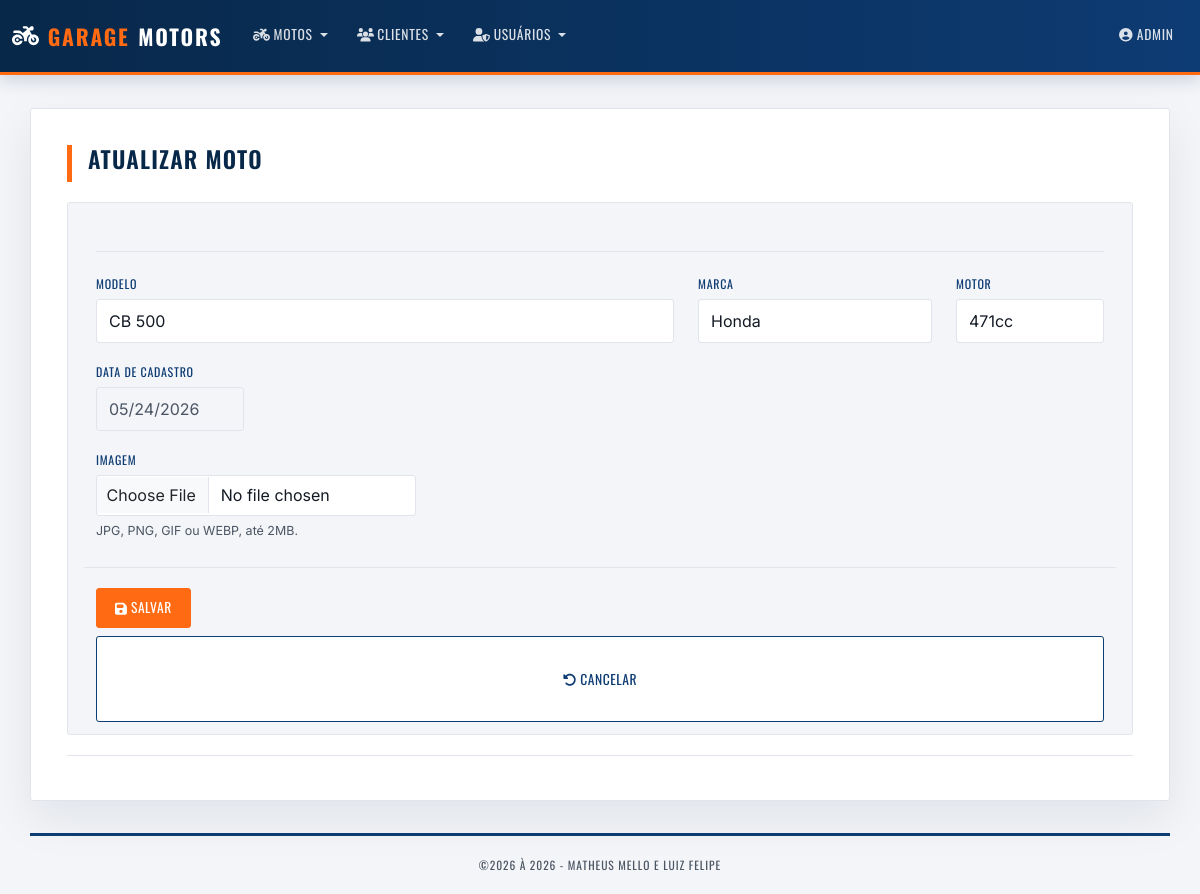
The page /motos/edit.php?id=1 (signed in) on the database its author committed.
### tables this page shows
CREATE TABLE IF NOT EXISTS motos (
  Id int NOT NULL AUTO_INCREMENT PRIMARY KEY,
  Modelo varchar(50),
  Marca varchar(30),
  Motor varchar(20),
  DataCad datetime NOT NULL,
  Imagem varchar(30)
);

### inc/database.php (called while the page is built, shortened)
<?php
function open_database()
{
	try {
		$conn = new mysqli(DB_HOST, DB_USER, DB_PASSWORD, DB_NAME);
		$conn->set_charset("utf8mb4");
		return $conn;
	} catch (Exception $e) {
		throw new Exception("Erro ao conectar no banco de dados\n {$e->getMessage()}");
	}
}
function identificador($nome)
{
	return "`$nome`";
}
function find($table = null, $id = null, $pk = 'Id')
{
	$found = null;
	try {
		$database = open_database();
		$sql = "SELECT * FROM " . identificador($table) . " WHERE " . identificador($pk) . " = ? LIMIT 1";
		$stmt = $database->prepare($sql);
		$stmt->bind_param('s', $id);
		$stmt->execute();
		$found = $stmt->get_result()->fetch_assoc() ?: null;
	} catch (Exception $e) {
		erro_banco($e);
	}
	return $found;
}
?>

### motos/function.php (called while the page is built, shortened)
<?php
include_once('../inc/auth.php');
function formatData($data, $formato)
{
	$dt = new Datetime($data, new DateTimeZone("America/Sao_Paulo"));
	return $dt->format($formato);
}
function edit()
{
	$id = (int) ($_GET['id'] ?? 0);
	$atual = find(MOTOS_TABELA, $id);
	$customer = $atual;
}
?>

### inc/auth.php (called while the page is built, shortened)
<?php
function h($texto)
{
	return htmlspecialchars((string) $texto, ENT_QUOTES, 'UTF-8');
}

### motos/edit.php (the view, shortened to what this page needs)
<?php
include "function.php";
edit();
?>
<h2>Atualizar Moto</h2>
<form action="edit.php?id=<?php echo (int) $customer['Id']; ?>" method="post" enctype="multipart/form-data">
    <hr>
    <div class="row">
        <div class="form-group col-md-7">
            <label for="modelo">Modelo</label>
            <input type="text" class="form-control" id="modelo" name="customer[Modelo]" maxlength="50" required
                value="<?php echo h($customer['Modelo']); ?>">
        </div>
        <div class="form-group col-md-3">
            <label for="marca">Marca</label>
            <input type="text" class="form-control" id="marca" name="customer[Marca]" maxlength="30" required
                value="<?php echo h($customer['Marca']); ?>">
        </div>
        <div class="form-group col-md-2">
            <label for="motor">Motor</label>
            <input type="text" class="form-control" id="motor" name="customer[Motor]" maxlength="20" required
                value="<?php echo h($customer['Motor']); ?>">
        </div>
        <div class="form-group col-md-2">
            <label for="created">Data de Cadastro</label>
            <input type="date" class="form-control" id="created" disabled
                value="<?php echo h(formatData($customer['DataCad'], "Y-m-d")); ?>">
        </div>
    </div>
    <div class="row">
        <div class="form-group col-md-4">
            <label for="imagem">Imagem</label>
            <input type="file" class="form-control" id="imagem" name="customer[imagem]"
                accept="image/png, image/jpeg, image/gif, image/webp">
            <small class="rl-hint">JPG, PNG, GIF ou WEBP, até 2MB.</small>
        </div>
    </div>
    <div id="actions" class="row">
        <div class="col-md-12">
            <button type="submit" class="btn btn-secondary mb-2">
                <i class="fa-solid fa-floppy-disk"></i> Salvar
            </button>
            <a href="index.php" class="btn btn-light">
                <i class="fa-solid fa-rotate-left"></i> Cancelar
            </a>
        </div>
    </div>
</form>

### css/style.css (style rules this page uses)
:root { --rl-white: #ffffff; --rl-off-white: #f3f5f8; --rl-panel: #ffffff; --rl-ink: #131a24; --rl-ink-soft: #4b5563; --rl-border: #e1e5eb; --rl-blue: #0d3b73; --rl-blue-deep: #082849; --rl-blue-tint: #eaf1fb; --rl-orange: #ff6a13; --rl-orange-dark: #d6560b; --rl-orange-tint: #fff1e6; --rl-orange-glow: rgba(255, 106, 19, 0.28); --rl-radius: 3px; --rl-font-display: 'Oswald', 'Arial Narrow', Impact, sans-serif; --rl-font-body: 'Inter', -apple-system, BlinkMacSystemFont, 'Segoe UI', Roboto, sans-serif; }
* { box-sizing: border-box; }
html { scroll-behavior: smooth; }
body { margin: 0; padding-top: 92px; padding-bottom: 0; background-color: var(--rl-off-white); color: var(--rl-ink-soft); font-family: var(--rl-font-body); font-size: 15px; line-height: 1.6; -webkit-font-smoothing: antialiased; }
h1, h2, h3, h4, h5, h6 { font-family: var(--rl-font-display); color: var(--rl-blue-deep); text-transform: uppercase; letter-spacing: 0.05em; font-weight: 600; }
h2 { font-size: 1.45rem; position: relative; padding-left: 1rem; padding-bottom: 0.6rem; margin-bottom: 1.25rem; border-left: 5px solid var(--rl-orange); }
hr { border: none; border-top: 1px solid var(--rl-border); opacity: 1; margin: 1.25rem 0; }
a { color: var(--rl-blue); }
.row > [class*="col-"] > a.btn.btn-secondary, .row > [class*="col-"] > a.btn.btn-light { display: block; background-color: var(--rl-off-white); border: 1px solid var(--rl-border); border-top: 3px solid var(--rl-blue); border-radius: var(--rl-radius); padding: 2rem 0.5rem; color: var(--rl-blue-deep); transition: all 0.25s ease; position: relative; overflow: hidden; }
.btn { font-family: var(--rl-font-display); text-transform: uppercase; letter-spacing: 0.04em; font-size: 0.85rem; border-radius: var(--rl-radius); padding: 0.55rem 1.15rem; transition: all 0.2s ease; border-width: 1px; }
.btn-secondary { background-color: var(--rl-orange); border-color: var(--rl-orange); color: var(--rl-white); }
.btn-light { background-color: var(--rl-white) !important; border: 1px solid var(--rl-blue) !important; color: var(--rl-blue) !important; }
.form-group { margin-bottom: 1.1rem; }
label { font-family: var(--rl-font-display); text-transform: uppercase; font-size: 0.75rem; letter-spacing: 0.06em; color: var(--rl-blue); margin-bottom: 0.35rem; display: inline-block; }
.form-control { background-color: var(--rl-white); border: 1px solid var(--rl-border); border-radius: var(--rl-radius); color: var(--rl-ink); padding: 0.55rem 0.75rem; }
.form-control:disabled { background-color: var(--rl-off-white); color: var(--rl-ink-soft); }
.form-control::placeholder { color: #9aa4b2; }
form { background-color: var(--rl-off-white); border: 1px solid var(--rl-border); border-radius: var(--rl-radius); padding: 1.75rem 1.75rem 0.75rem; margin-top: 0.5rem; }
#actions { border-top: 1px solid var(--rl-border); padding-top: 1.25rem; margin-top: 0.5rem; }
.rl-hint { display: block; margin-top: 0.35rem; color: var(--rl-ink-soft); font-size: 0.78rem; }
.form-control[type="file"] { padding: 0.45rem 0.6rem; }

### rows shown on the page
motos: Modelo "CB 500", Marca "Honda", Motor "471cc", DataCad "05/24/2026"

### other values the page prints
$_SESSION['usuario']['login'] "ADMIN"
$dt->format("Y") "2026"
